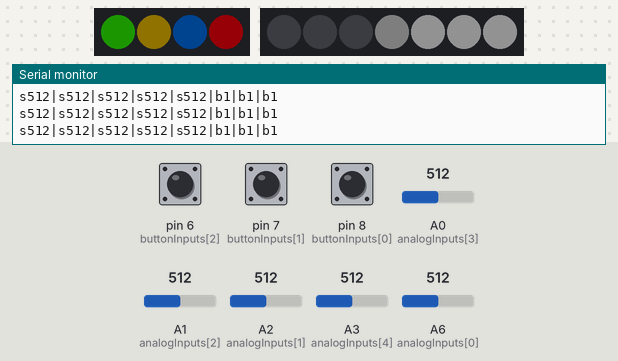
The program below on a simulated Arduino Nano, built with avr-gcc and run on an emulated ATmega328P. Shown: 4 RGB LEDs in strip order, left to right, 7 RGB LEDs in strip order, left to right, the last lines printed to the serial monitor. The inputs (shaded band) are chosen by the test bench; at power-on: A0 (analogInputs[3]) = 512, A1 (analogInputs[2]) = 512, A6 (analogInputs[0]) = 512, pin 6 (buttonInputs[2]) HIGH, pin 7 (buttonInputs[1]) HIGH, pin 8 (buttonInputs[0]) HIGH, A2 (analogInputs[1]) = 512, A3 (analogInputs[4]) = 512. Dim RGB values are drawn brighter than linear; random numbers use the default seed unless the program sets one.

Above: at 2.2 s.
2.3 s: A0 (analogInputs[3]) set to 497
3.8 s: A0 (analogInputs[3]) set to 472
At 4.9 s:
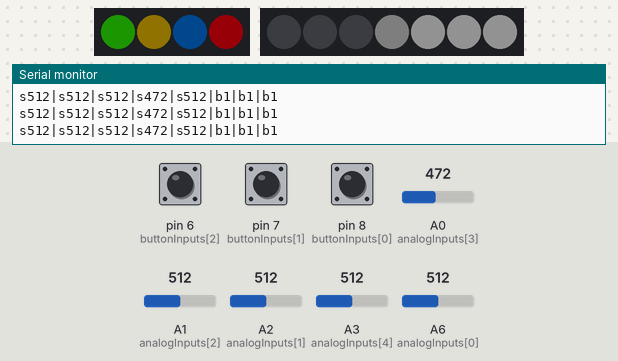
5.3 s: A1 (analogInputs[2]) set to 268
At 5.9 s:
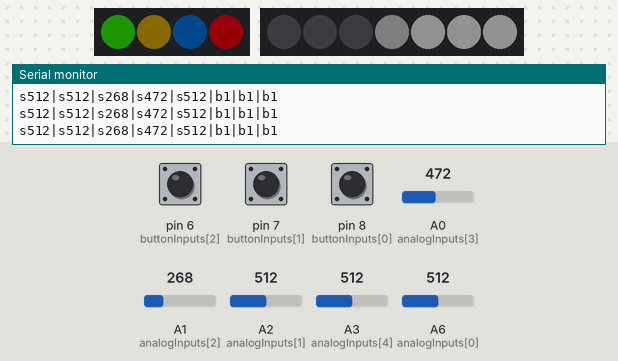
6.9 s: A1 (analogInputs[2]) set to 248
At 8.1 s:
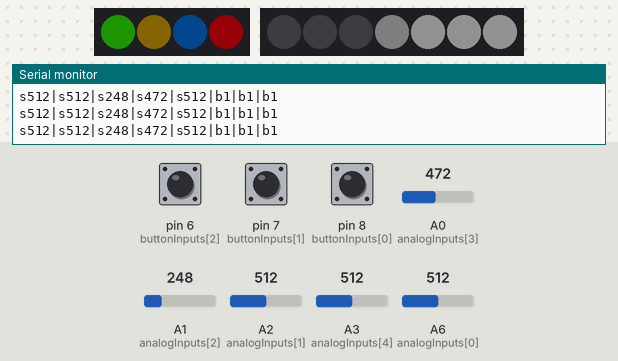
8.4 s: A6 (analogInputs[0]) set to 903
At 9.4 s:
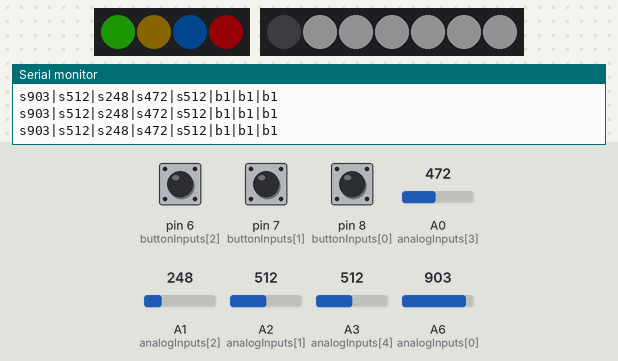
10.0 s: A6 (analogInputs[0]) set to 925
At 10.4 s:
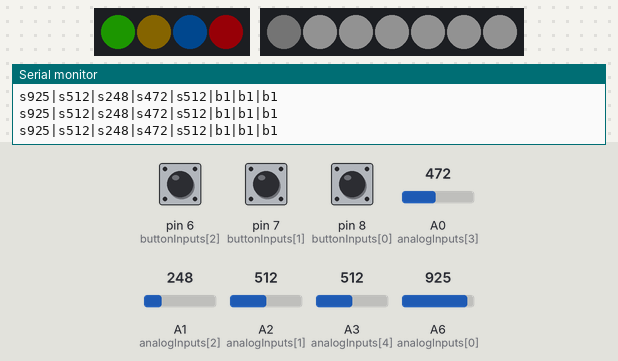
Timing chart, 0 to 12.5 s (numbered marks = the images above; inputs shaded):
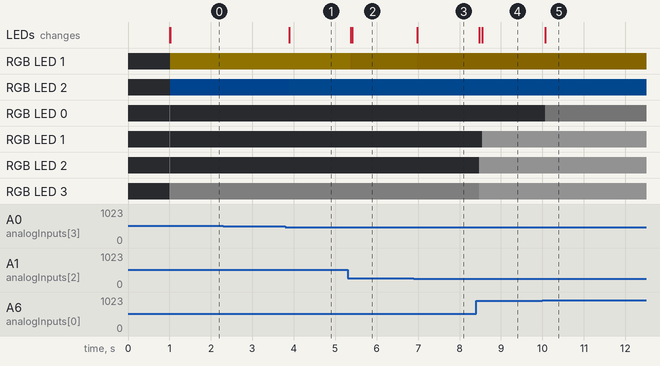

The program:

main.cpp
```cpp
#include <TaskScheduler.h>

#include "FastLED.h"

#include "volumeslider.h"

// Debugging macros

// Debug and Test options
// #define _DEBUG_
// #define _TEST_

#ifdef _DEBUG_
#define SerialD Serial
#define _PM(a)               \
    SerialD.print(millis()); \
    SerialD.print(": ");     \
    SerialD.println(a)
#define _PP(a) SerialD.print(a)
#define _PL(a) SerialD.println(a)
#define _PX(a) SerialD.println(a, HEX)
#else
#define _PM(a)
#define _PP(a)
#define _PL(a)
#define _PX(a)
#endif

// FastLED

#define DATA_PIN 5      // buttons led
#define NUM_LEDS 4      // buttons led
#define KNOB_DATA_PIN 3 // knob led
#define KNOB_NUM_LEDS 7 // knob led
#define LED_TYPE WS2812B
#define COLOR_ORDER GRB

#define MAXBRIGHTNESS 150
#define MINBRIGHTNESS 50

CRGB leds[NUM_LEDS];
CRGB knob_leds[KNOB_NUM_LEDS];

const int NUM_SLIDERS = 5;
const int analogInputs[NUM_SLIDERS] = {A6, A2, A1, A0, A3};
const int NUM_BUTTONS = 3;
const int buttonInputs[NUM_BUTTONS] = {8, 7, 6};

int analogSliderValues[NUM_SLIDERS];
int buttonValues[NUM_BUTTONS];
int lastButtonValues[NUM_BUTTONS];

LED_STRIP btn_led_strip(leds, NUM_LEDS);
LED_STRIP knob_led_strip(knob_leds, KNOB_NUM_LEDS);

GLOBAL_VOLUME_SLIDER globalVolume(knob_led_strip, &analogSliderValues[0]);

APP_VOLUME_SLIDER musicVolume(&leds[0], &analogSliderValues[1], buttonValues, lastButtonValues);
APP_VOLUME_SLIDER browserVolume(&leds[1], &analogSliderValues[2]);
APP_VOLUME_SLIDER voiceVolume(&leds[2], &analogSliderValues[3]);
APP_VOLUME_SLIDER gamesVolume(&leds[3], &analogSliderValues[4]);

// Callback Forward Definitions
void updateSliderValues();
void sendSliderValues();
void updateLEDs();
void showLEDs();

// Scheduler
Scheduler ts;

void setup()
{
    delay(1000); // initial delay of a few seconds is recommended

    FastLED.addLeds<LED_TYPE, DATA_PIN, COLOR_ORDER>(leds, NUM_LEDS).setCorrection(TypicalLEDStrip);                // init btn LED strip
    FastLED.addLeds<LED_TYPE, KNOB_DATA_PIN, COLOR_ORDER>(knob_leds, KNOB_NUM_LEDS).setCorrection(TypicalLEDStrip); // init knob LED strip

    FastLED.setBrightness(MAXBRIGHTNESS); // global brightness

    for (int i = 0; i < NUM_SLIDERS; i++)
    {
        pinMode(analogInputs[i], INPUT);
    }

    for (int i = 0; i < NUM_BUTTONS; i++)
    {
        pinMode(buttonInputs[i], INPUT_PULLUP);
    }

    Serial.begin(9600);

    musicVolume.setHSV(87, 255, MINBRIGHTNESS, MAXBRIGHTNESS);   // green
    browserVolume.setHSV(50, 255, MINBRIGHTNESS, MAXBRIGHTNESS); // yellow
    voiceVolume.setHSV(144, 255, MINBRIGHTNESS, MAXBRIGHTNESS);  // blue
    gamesVolume.setHSV(250, 255, MINBRIGHTNESS, MAXBRIGHTNESS);  // red

    globalVolume.setHSV(0, 0, MAXBRIGHTNESS - 60); // white, decrease max brigthness because white is already quite bright

    // read initial volume slider values
    for (int i = 0; i < NUM_SLIDERS; i++)
    {
        analogSliderValues[i] = analogRead(analogInputs[i]);
    }

    musicVolume.init();
    browserVolume.init();
    voiceVolume.init();
    gamesVolume.init();
    globalVolume.init();
}

// main program
void loop()
{
    ts.execute();
}

// Task definitions
Task task_read_slider(10 * TASK_MILLISECOND, TASK_FOREVER, &updateSliderValues, &ts, true);
Task task_show_leds(15 * TASK_MILLISECOND, TASK_FOREVER, &showLEDs, &ts, true);
Task task_update_leds(15 * TASK_MILLISECOND, TASK_FOREVER, &updateLEDs, &ts, true);
Task task_send_slider(10 * TASK_MILLISECOND, TASK_FOREVER, &sendSliderValues, &ts, true);

// read slider values and apply EMS filter
void updateSliderValues()
{
    for (int i = 0; i < NUM_SLIDERS; i++)
    {
        analogSliderValues[i] = analogRead(analogInputs[i]);
    }

    for (int i = 0; i < NUM_BUTTONS; i++)
    {

        lastButtonValues[i] = buttonValues[i];
        buttonValues[i] = digitalRead(buttonInputs[i]);
    }

    musicVolume.applyFilterIteration();
    // musicVolume.updateBtn();
    browserVolume.applyFilterIteration();
    voiceVolume.applyFilterIteration();
    gamesVolume.applyFilterIteration();

    globalVolume.applyFilterIteration();
}

// update led state of all knobs
void updateLEDs()
{
    musicVolume.updateLED();
    browserVolume.updateLED();
    voiceVolume.updateLED();
    gamesVolume.updateLED();

    globalVolume.updateLED();
}

// display leds
void showLEDs()
{
    FastLED.show();
}

// send slider and button values to serial console in deej format
void sendSliderValues()
{
    String builtString = String("");

    for (int i = 0; i < NUM_SLIDERS; i++)
    {
        builtString += "s";
        builtString += String((int)analogSliderValues[i]);

        if (i < NUM_SLIDERS - 1)
        {
            builtString += String("|");
        }
    }

    if (NUM_BUTTONS > 0)
    {
        builtString += String("|");
    }

    for (int i = 0; i < NUM_BUTTONS; i++)
    {
        builtString += "b";
        builtString += String((int)buttonValues[i]);

        if (i < NUM_BUTTONS - 1)
        {
            builtString += String("|");
        }
    }

    Serial.println(builtString);
}

// print slider and button values for debug purposes to the serial console
void printSliderValues()
{
    for (int i = 0; i < NUM_SLIDERS; i++)
    {
        String printedString = String("Slider #") + String(i + 1) + String(": ") + String(analogSliderValues[i]) + String(" mV");
        Serial.write(printedString.c_str());

        if (i < NUM_SLIDERS - 1)
        {
            Serial.write(" | ");
        }
        else
        {
            // Serial.write("\n");
        }
    }

    for (int i = 0; i < NUM_BUTTONS; i++)
    {
        String printedString = String("Btn #") + String(i + 1) + String(": ") + String(buttonValues[i]) + String(" mV");
        Serial.write(printedString.c_str());

        if (i < NUM_BUTTONS - 1)
        {
            Serial.write(" | ");
        }
        else
        {
            Serial.write("\n");
        }
    }
}
```

ledstrip.h
```cpp
#include "FastLED.h"

class LED_STRIP
{
public:
    LED_STRIP(CRGB *leds, int num_leds) : leds(leds), num_leds(num_leds) {}

    void showrandom();

    CRGB *leds;
    int num_leds{0};
};
```

volumeslider.h
```cpp
#include "ledstrip.h"

/// @brief Base class to manage a volume slider (potentiometer)
class VOLUME_SLIDER
{
public:
    /// @brief Constructor
    /// @param analogSliderValue pointer to the global analogSliderValue
    VOLUME_SLIDER(int *analogSliderValue) : analogSliderValue(analogSliderValue){};

    /// @brief Initilize the EMA filter with the first reading from the volume slider
    void init();

    /// @brief Calculate the new slider value using the EMA filter
    /// This should be called directly after reading a new value from the slider
    void applyFilterIteration();

    /// @brief EMA alpha value
    float EMA_a{0.6};
    /// @brief EMA S value (filtered sensor value)
    int EMA_S{0};

    int *analogSliderValue{nullptr};
};

/// @brief Helper class to manage a volume slider with its own LED strip
class GLOBAL_VOLUME_SLIDER : public VOLUME_SLIDER
{
public:
    /// @brief Constructor
    /// @param leds reference to the global LED strip
    /// @param analogSliderValue pointer to the global analogSliderValue
    GLOBAL_VOLUME_SLIDER(LED_STRIP &leds, int *analogSliderValue) : leds(leds), VOLUME_SLIDER(analogSliderValue){};

    /// @brief Calculates and set the proper color and brightness values for the LED strip
    /// Supports dimming LEDs to create a more smooth light effect
    void updateLED();

    /// @brief Sets the general color (hue and sat) for the LED strip and the max  brightness
    /// @param hue
    /// @param sat
    /// @param maxbrightness
    void setHSV(int hue, int sat, int maxbrightness);

    int hue{0};
    int sat{0};
    int maxbrightness{0};

    LED_STRIP &leds;
};

/// @brief Helper class to manage a volume slider with its own single LED
class APP_VOLUME_SLIDER : public VOLUME_SLIDER
{
public:
    /// @brief
    /// @param led
    /// @param analogSliderValue
    /// @param buttonValues
    /// @param lastButtonsValues
    APP_VOLUME_SLIDER(CRGB *led, int *analogSliderValue, int *buttonValues = nullptr, int *lastButtonsValues = nullptr)
        : led(led), VOLUME_SLIDER(analogSliderValue), buttonValues(buttonValues), lastButtonsValues(lastButtonsValues){};

    /// @brief
    void updateLED();

    /// @brief
    void updateBtn();

    /// @brief Sets the general color (hue and sat) for the LED and the min and max brightness
    /// @param hue
    /// @param sat
    /// @param minbrightness
    /// @param maxbrightness
    void setHSV(int hue, int sat, int minbrightness, int maxbrightness);

    CRGB *led;

    int *buttonValues{nullptr};
    int *lastButtonsValues{nullptr};

    bool mainButtonToggled{false};

    int hue{0};
    int sat{0};
    int minbrightness{0};
    int maxbrightness{0};

    int oldhue{0};
    int oldsat{0};

    unsigned long btn_time = 0;         // the last time the output pin was toggled
    unsigned long btn_debounce = 200UL; // the debounce time, increase if the output flickers
};
```

ledstrip.cpp
```cpp
#include "ledstrip.h"

void LED_STRIP::showrandom()
{
    for (int i = 0; i < num_leds; ++i)
    {
        leds[i] = CHSV(random8(), 255, 255); // hue, saturation, value
    }
    FastLED.show();
}
```

volumeslider.cpp
```cpp
#include "volumeslider.h"

#include "math.h"

void VOLUME_SLIDER::init()
{
    EMA_S = *analogSliderValue;
}

void VOLUME_SLIDER::applyFilterIteration()
{
    EMA_S = (EMA_a * (*analogSliderValue)) + ((1 - EMA_a) * EMA_S);
}

void GLOBAL_VOLUME_SLIDER::updateLED()
{
    int analogVal = (EMA_S / 10) * 10;

    float ledamount_float = static_cast<float>(analogVal) / (1024.0 / static_cast<float>(leds.num_leds));
    int blackleds = leds.num_leds - static_cast<int>(ledamount_float);

    // set all to black
    for (int i{0}; i < leds.num_leds; ++i)
    {
        leds.leds[i].setHSV(hue, sat, 0);
    }

    // turn on all fully lit leds

    // forwards
    //  for (int i{0}; i < ledamount; ++i)
    //  {
    //      leds.leds[i].setHSV(hue, sat, brightness);
    //  }

    // backwards
    for (int i{leds.num_leds}; i > blackleds; --i)
    {
        leds.leds[i - 1].setHSV(hue, sat, maxbrightness);
    }

    // turn on the last led dimmed
    float dim = ledamount_float - floor(ledamount_float);
    // leds.leds[static_cast<int>(ledamount_float)].setHSV(hue, sat, brightness * dim); //forwards
    leds.leds[blackleds - 1].setHSV(hue, sat, maxbrightness * dim); // backwards
}

void GLOBAL_VOLUME_SLIDER::setHSV(int hue, int sat, int maxbrightness)
{
    this->hue = hue;
    this->sat = sat;
    this->maxbrightness = maxbrightness;

    for (int i{0}; i < leds.num_leds; ++i)
    {
        leds.leds[i].setHSV(hue, sat, maxbrightness);
    }
}

void APP_VOLUME_SLIDER::updateLED()
{
    int analogVal = (EMA_S / 10) * 10;

    int brightness = analogVal / (1024 / (maxbrightness - minbrightness));
    brightness += minbrightness;
    led->setHSV(hue, sat, brightness);
};

void APP_VOLUME_SLIDER::updateBtn()
{
    if (buttonValues[2] == 0 && lastButtonsValues[2] == 1 && millis() - btn_time > btn_debounce)
    {
        this->mainButtonToggled = !this->mainButtonToggled;
        if (this->mainButtonToggled)
        {
            this->oldhue = this->hue;
            this->hue = 0;
        }
        else
        {
            this->hue = 87;
        }

        btn_time = millis();
    }
}

void APP_VOLUME_SLIDER::setHSV(int hue, int sat, int minbrightness, int maxbrightness)
{
    this->hue = hue;
    this->oldhue = hue;
    this->sat = sat;
    this->oldsat = sat;
    this->minbrightness = minbrightness;
    this->maxbrightness = maxbrightness;
}
```

Measured:
- the behaviour switches between 910 and 911 on A6 (analogInputs[0]) (found by bisection; images 4 and 5)
- after the input at 3.8 s, RGB LED 2: RGB(0, 7, 15) → RGB(0, 7, 14) after 0.09 s
- after the input at 5.3 s, RGB LED 1: RGB(15, 12, 0) → RGB(11, 8, 0) after 0.08 s, → RGB(9, 7, 0) 0.04 s later
- after the input at 6.9 s, RGB LED 1: RGB(9, 7, 0) → RGB(8, 6, 0) after 0.08 s
- after the input at 8.4 s, RGB LED 1: off → RGB(18, 18, 18) after 0.15 s; RGB LED 2: off → RGB(18, 18, 18) after 0.07 s; RGB LED 3: RGB(4, 4, 4) → RGB(18, 18, 18) after 0.07 s; the LEDs: first change after 0.07 s (image 4 shows a later state)
- after the input at 10.0 s, RGB LED 0: off → RGB(1, 1, 1) after 0.07 s; the LEDs: change after 0.07 s (image 5)
